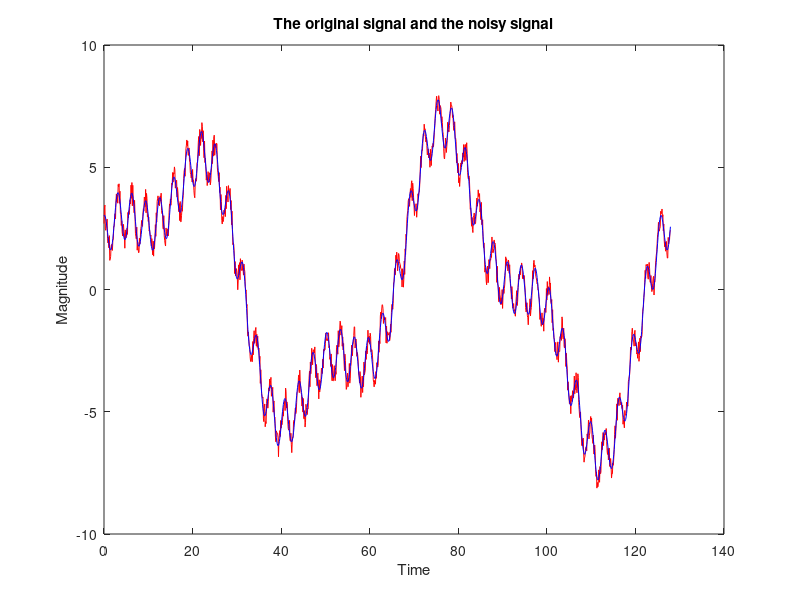

MATLAB code for this plot: (Note: this script raises an error after producing the figure.)
% Software: Discrete Fourier Transform 1D (for real and complex signals)
% Author: Hy Truong Son
% Position: PhD Student
% Institution: Department of Computer Science, The University of Chicago
% Email: sonpascal93@gmail.com, hytruongson@uchicago.edu
% Website: http://people.inf.elte.hu/hytruongson/
% Copyright 2016 (c) Hy Truong Son. All rights reserved.

function [] = example_dft_1d_denoising()
    % Data generation
    t = [0 : 0.1 : 127.9];
    N = size(t, 2);
    original_signal = 5 * sin(t / 10) + 2 * cos(t / 4) + sin(2 * t + pi / 2);
    noise = rand([1 N]) - 0.5;
    noisy_signal = original_signal + noise;
    
    figure(1);
    plot(t(:), noisy_signal(:), 'r-');
    hold on;
    plot(t(:), original_signal(:), 'b-');
    title('The original signal and the noisy signal');
    xlabel('Time');
    ylabel('Magnitude');
    
    % DFT 1D
    [original_re, original_im] = dft_1d(original_signal);
    [original_amp] = amplitude_1d(original_re, original_im);
    
    [noisy_re, noisy_im] = dft_1d(noisy_signal);
    [noisy_amp] = amplitude_1d(noisy_re, noisy_im);
    
    figure(2);
    plot(t(:), original_amp(:), 'b.');
    hold on;
    title('The amplitude of the original signal in the frequency domain');
    xlabel('Time');
    ylabel('Amplitude');
    
    figure(3);
    plot(t(:), noisy_amp(:), 'r.');
    hold on;
    title('The amplitude of the noisy signal in the frequency domain');
    xlabel('Time');
    ylabel('Amplitude');
    
    % Denoising
    % threshold = sum(noisy_amp) / N;
    threshold = 1.0;
    
    denoised_re = noisy_re;
    denoised_im = noisy_im;
    denoised_re(noisy_amp < threshold) = 0.0;
    denoised_im(noisy_amp < threshold) = 0.0;
    denoised_amp = amplitude_1d(denoised_re, denoised_im);
    
    figure(4);
    plot(t(:), denoised_amp(:), 'g.');
    hold on;
    title('The amplitude of the denoised signal in the frequency domain');
    xlabel('Time');
    ylabel('Amplitude');
    
    % Recovery
    [denoised_signal] = idft_1d(denoised_re, denoised_im);
    
    figure(5);
    plot(t(:), denoised_signal(:), 'g-');
    hold on;
    plot(t(:), original_signal(:), 'b-');
    title('The original signal and the noisy signal');
    xlabel('Time');
    ylabel('Magnitude');
end